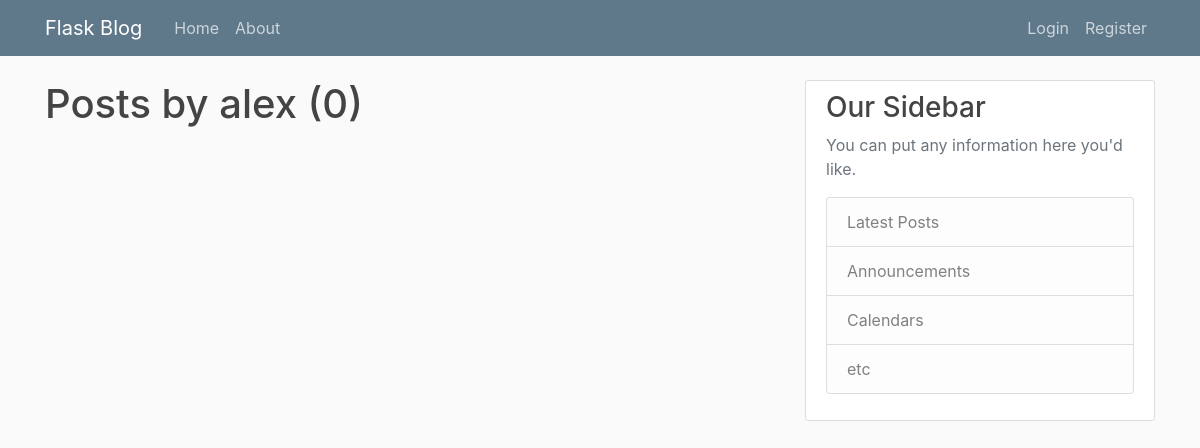
The app's page /user/alex, older data.
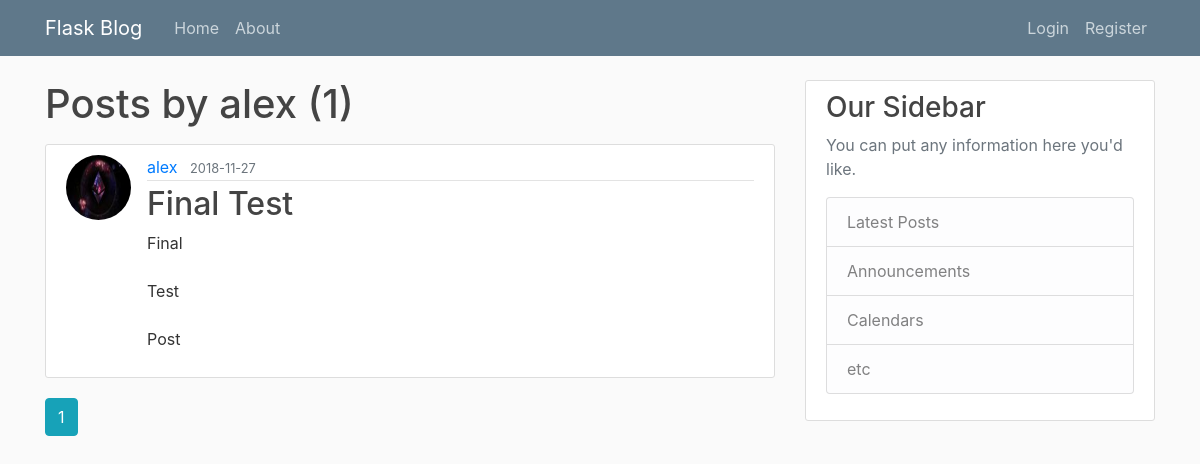
The same page, newer data.
### flask_blog/models.py (models this page shows, shortened)
class Post(db.Model):
    id = db.Column(db.Integer, primary_key=True)
    title = db.Column(db.String(100), nullable=False)
    posted_at = db.Column(db.DateTime, nullable=False, default=datetime.utcnow)
    content = db.Column(db.Text, nullable=False)
    user_id = db.Column(db.Integer, db.ForeignKey('user.id'), nullable=False)

class User(db.Model, UserMixin):
    id = db.Column(db.Integer, primary_key=True)
    username = db.Column(db.String(20), unique=True, nullable=False)
    email = db.Column(db.String(120), unique=True, nullable=False)
    img_file = db.Column(db.String(20), nullable=False, default='default.jpg')
    password = db.Column(db.String(60), nullable=False)
    posts = db.relationship('Post', backref='author', lazy=True)

### flask_blog/users/routes.py (the view)
@users.route('/user/<string:username>')
def user_posts(username):
    page = request.args.get('page', default=1, type=int)
    user = User.query.filter_by(username=username).first_or_404()
    posts = Post.query.filter_by(author=user).order_by(
        Post.posted_at.desc()).paginate(page=page, per_page=5)
    return render_template('user_posts.html', posts=posts, user=user)

### flask_blog/templates/user_posts.html
{% extends 'layout.html' %}
{% block content %}
    <h1 class="mb-3">Posts by {{ user.username }} ({{ posts.total }})</h1>
    {% for post in posts.items %}
        <article class="media content-section">
            <img src="{{ url_for('static', filename='profile_pics/' + post.author.img_file) }}" class="rounded-circle article-img">
            <div class="media-body">
                <div class="article-metadata">
                    <a class="mr-2" href="{{ url_for('users.user_posts', username=post.author.username) }}">
                        {{ post.author.username }}
                    </a>
                    <small class="text-muted">{{ post.posted_at.strftime('%Y-%m-%d') }}</small>
                </div>
                <h2>
                    <a class="article-title" href="{{ url_for('posts.post', post_id=post.id) }}">
                        {{ post.title }}
                    </a>
                </h2>
                <p class="article-content">{{ post.content }}</p>
            </div>
        </article>
    {% endfor %}
    {% for page_num in posts.iter_pages(left_edge=1, right_edge=1, left_current=1, right_current=2) %}
        {% if page_num %}
            {% if posts.page == page_num %}
                <a class="btn btn-info mb-4" href="{{ url_for('users.user_posts', username=user.username, page=page_num) }}">
                    {{ page_num }}
                </a>
            {% else %}
                <a class="btn btn-outline-info mb-4" href="{{ url_for('users.user_posts', username=user.username, page=page_num) }}">
                    {{ page_num }}
                </a>
            {% endif %}
        {% else %}
            ...
        {% endif %}
    {% endfor %}
{% endblock %}

Row changes from the older to the newer data that the page shows:
added Post: img_file (picture), author.username "alex", posted_at "2018-11-27", title "Final Test", content "Final Test Post"
Text that changed along with them:
{{ posts.total }}: "0" → "1"
new list line: "1"
